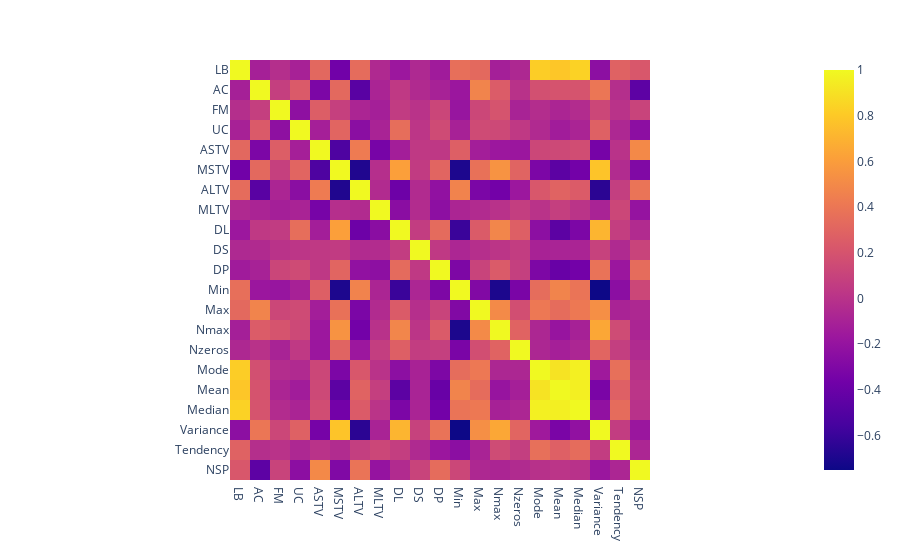

Notebook source saved alongside this figure:
### Markdown cell above
Based on these definitions, and looking at correlations, we don't need to normalize count data by duration time. 

Also some of the metrics are only "in absence of accelerations or decellerations" so might need normalization there too. Apprently it's important to see of decellerations coincide with contractions (makes sense, as the baby's hr decreases when it's getting squeezed, then goes back to normal).

### Code cell
FEATURES = [ 
    # 'b', 'e',  don't use begin or end times
    'LB', 'AC', 'FM', 'UC', 'ASTV', 'MSTV', 'ALTV', 'MLTV', 
    # 'DR' all zeros, so dropped
    'DL', 'DS', 'DP', 
    # 'Width', as said above, Width is perectly derivable from Min and Max
    # so would only lead to multicollinearity and coefficiant instability
    'Min', 'Max', 'Nmax', 'Nzeros', 'Mode', 'Mean', 'Median', 'Variance', 'Tendency', 
    # "duration" excluded since count variables seem to already be normalized 
    # AND because this could lead to a selection bias where longer
    # monitored patients were more likely to be pathological (thus leading 
    # to human "expertise leak" into the model, we don't include duration)
]

TARGET = "NSP"
ALL_COLUMNS = FEATURES + [TARGET]
raw_data_filtered = raw_data[ALL_COLUMNS]
px.imshow(raw_data_filtered.corr(method='spearman'))

### Figure 1 — Plotly figure (JSON) as saved in the notebook; plotly's stock layout.template omitted (floating-point values rounded to 4 significant figures; data arrays with more than 128 entries replaced by an {"elided": "..."} marker saying what was removed)
{"data": [{"coloraxis": "coloraxis", "hovertemplate": "x: %{x}<br>y: %{y}<br>color: %{z}<extra></extra>", "name": "0", "type": "heatmap", "x": ["LB", "AC", "FM", "UC", "ASTV", "MSTV", "ALTV", "MLTV", "DL", "DS", "DP", "Min", "Max", "Nmax", "Nzeros", "Mode", "Mean", "Median", "Variance", "Tendency", "NSP"], "xaxis": "x", "y": ["LB", "AC", "FM", "UC", "ASTV", "MSTV", "ALTV", "MLTV", "DL", "DS", "DP", "Min", "Max", "Nmax", "Nzeros", "Mode", "Mean", "Median", "Variance", "Tendency", "NSP"], "yaxis": "y", "z": {"elided": "21x21 float values"}}], "layout": {"coloraxis": {"colorscale": [[0, "#0d0887"], [0.1111, "#46039f"], [0.2222, "#7201a8"], [0.3333, "#9c179e"], [0.4444, "#bd3786"], [0.5556, "#d8576b"], [0.6667, "#ed7953"], [0.7778, "#fb9f3a"], [0.8889, "#fdca26"], [1, "#f0f921"]]}, "margin": {"t": 60}, "xaxis": {"anchor": "y", "constrain": "domain", "domain": [0, 1], "scaleanchor": "y"}, "yaxis": {"anchor": "x", "autorange": "reversed", "constrain": "domain", "domain": [0, 1]}}}
